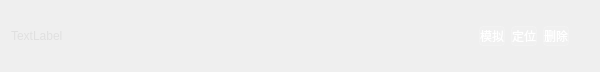
<?xml version="1.0" encoding="UTF-8"?>
<ui version="4.0">
 <class>SceneItemWidgetClass</class>
 <widget class="QWidget" name="SceneItemWidgetClass">
  <property name="geometry">
   <rect>
    <x>0</x>
    <y>0</y>
    <width>600</width>
    <height>72</height>
   </rect>
  </property>
  <property name="windowTitle">
   <string>SceneItemWidget</string>
  </property>
  <property name="styleSheet">
   <string notr="true">QWidget#SceneItemWidget {
    background-color: transparent;
}</string>
  </property>
  <layout class="QHBoxLayout" name="horizontalLayout_2">
   <item>
    <widget class="QLabel" name="lblName">
     <property name="styleSheet">
      <string notr="true">QLabel#lblName {
    color: #E0E0E0; /* 浅灰色文字，不刺眼 */
    font: 10pt &quot;Microsoft YaHei&quot;;
    background: transparent;
}</string>
     </property>
     <property name="text">
      <string>TextLabel</string>
     </property>
    </widget>
   </item>
   <item>
    <spacer name="horizontalSpacer">
     <property name="orientation">
      <enum>Qt::Horizontal</enum>
     </property>
     <property name="sizeHint" stdset="0">
      <size>
       <width>40</width>
       <height>20</height>
      </size>
     </property>
    </spacer>
   </item>
   <item>
    <widget class="QPushButton" name="btnSimulate">
     <property name="styleSheet">
      <string notr="true">/* 按钮通用样式 */
QPushButton {
    border-radius: 4px;
    background-color: rgba(255, 255, 255, 20); /* 半透明白色背景 */
    border: 1px solid rgba(255, 255, 255, 40);
    color: white;
}

/* 鼠标悬停在按钮上 */
QPushButton:hover {
    background-color: #0055ff; /* 经典科技蓝 */
    border: 1px solid #3388ff;
}

/* 按钮被按下 */
QPushButton:pressed {
    background-color: #0033aa;
}</string>
     </property>
     <property name="text">
      <string>模拟</string>
     </property>
    </widget>
   </item>
   <item>
    <widget class="QPushButton" name="btnLocate">
     <property name="styleSheet">
      <string notr="true">/* 按钮通用样式 */
QPushButton {
    border-radius: 4px;
    background-color: rgba(255, 255, 255, 20); /* 半透明白色背景 */
    border: 1px solid rgba(255, 255, 255, 40);
    color: white;
}

/* 鼠标悬停在按钮上 */
QPushButton:hover {
    background-color: #0055ff; /* 经典科技蓝 */
    border: 1px solid #3388ff;
}

/* 按钮被按下 */
QPushButton:pressed {
    background-color: #0033aa;
}</string>
     </property>
     <property name="text">
      <string>定位</string>
     </property>
    </widget>
   </item>
   <item>
    <widget class="QPushButton" name="btnDelete">
     <property name="styleSheet">
      <string notr="true">/* 按钮通用样式 */
QPushButton {
    border-radius: 4px;
    background-color: rgba(255, 255, 255, 20); /* 半透明白色背景 */
    border: 1px solid rgba(255, 255, 255, 40);
    color: white;
}

/* 鼠标悬停在按钮上 */
QPushButton:hover {
    background-color: #0055ff; /* 经典科技蓝 */
    border: 1px solid #3388ff;
}

/* 按钮被按下 */
QPushButton:pressed {
    background-color: #0033aa;
}
QPushButton#btnDelete:hover {
    background-color: #e81123; /* 警示红 */
    border: 1px solid #ff4d4f;
}</string>
     </property>
     <property name="text">
      <string>删除</string>
     </property>
    </widget>
   </item>
   <item>
    <spacer name="horizontalSpacer_2">
     <property name="orientation">
      <enum>Qt::Horizontal</enum>
     </property>
     <property name="sizeType">
      <enum>QSizePolicy::Maximum</enum>
     </property>
     <property name="sizeHint" stdset="0">
      <size>
       <width>20</width>
       <height>20</height>
      </size>
     </property>
    </spacer>
   </item>
  </layout>
 </widget>
 <layoutdefault spacing="6" margin="11"/>
 <resources/>
 <connections/>
</ui>
